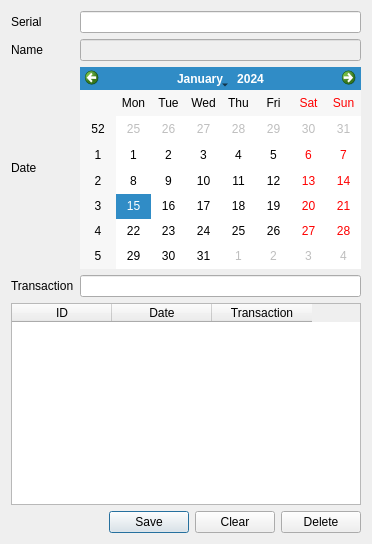
<?xml version="1.0" encoding="UTF-8"?>
<ui version="4.0">
 <class>EditTransactionDialog</class>
 <widget class="QDialog" name="EditTransactionDialog">
  <property name="geometry">
   <rect>
    <x>0</x>
    <y>0</y>
    <width>372</width>
    <height>544</height>
   </rect>
  </property>
  <property name="windowTitle">
   <string>Edit Transaction</string>
  </property>
  <layout class="QGridLayout" name="gridLayout">
   <item row="0" column="0">
    <widget class="QLabel" name="label">
     <property name="text">
      <string>Serial</string>
     </property>
    </widget>
   </item>
   <item row="0" column="1">
    <widget class="QLineEdit" name="serialEdit">
     <property name="alignment">
      <set>Qt::AlignRight|Qt::AlignTrailing|Qt::AlignVCenter</set>
     </property>
    </widget>
   </item>
   <item row="1" column="0">
    <widget class="QLabel" name="label_2">
     <property name="text">
      <string>Name</string>
     </property>
    </widget>
   </item>
   <item row="1" column="1">
    <widget class="QLineEdit" name="nameEdit">
     <property name="enabled">
      <bool>false</bool>
     </property>
    </widget>
   </item>
   <item row="2" column="0">
    <widget class="QLabel" name="label_4">
     <property name="text">
      <string>Date</string>
     </property>
    </widget>
   </item>
   <item row="2" column="1">
    <widget class="QCalendarWidget" name="dateCalendar"/>
   </item>
   <item row="3" column="0">
    <widget class="QLabel" name="label_3">
     <property name="text">
      <string>Transaction</string>
     </property>
    </widget>
   </item>
   <item row="3" column="1">
    <widget class="QLineEdit" name="transactionEdit"/>
   </item>
   <item row="4" column="0" colspan="2">
    <widget class="QTableWidget" name="tableWidget">
     <property name="editTriggers">
      <set>QAbstractItemView::NoEditTriggers</set>
     </property>
     <property name="selectionBehavior">
      <enum>QAbstractItemView::SelectRows</enum>
     </property>
     <property name="horizontalScrollMode">
      <enum>QAbstractItemView::ScrollPerPixel</enum>
     </property>
     <attribute name="verticalHeaderVisible">
      <bool>true</bool>
     </attribute>
     <attribute name="verticalHeaderVisible">
      <bool>true</bool>
     </attribute>
     <column>
      <property name="text">
       <string>ID</string>
      </property>
     </column>
     <column>
      <property name="text">
       <string>Date</string>
      </property>
     </column>
     <column>
      <property name="text">
       <string>Transaction</string>
      </property>
     </column>
    </widget>
   </item>
   <item row="5" column="0" colspan="2">
    <layout class="QHBoxLayout" name="horizontalLayout">
     <item>
      <spacer name="horizontalSpacer">
       <property name="orientation">
        <enum>Qt::Horizontal</enum>
       </property>
       <property name="sizeHint" stdset="0">
        <size>
         <width>40</width>
         <height>20</height>
        </size>
       </property>
      </spacer>
     </item>
     <item>
      <widget class="QPushButton" name="saveButton">
       <property name="text">
        <string>Save</string>
       </property>
      </widget>
     </item>
     <item>
      <widget class="QPushButton" name="clearButton">
       <property name="text">
        <string>Clear</string>
       </property>
      </widget>
     </item>
     <item>
      <widget class="QPushButton" name="deleteButton">
       <property name="text">
        <string>Delete</string>
       </property>
      </widget>
     </item>
    </layout>
   </item>
  </layout>
 </widget>
 <resources/>
 <connections/>
</ui>
